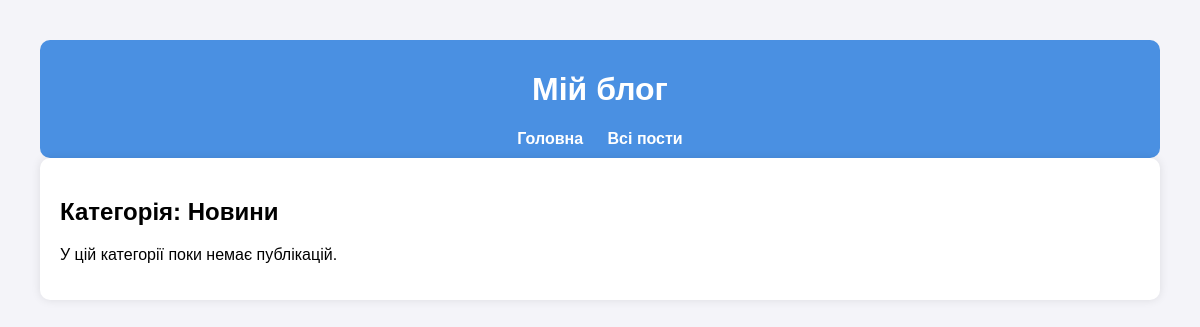
The page /articles/category/1/ on the database as committed earlier.
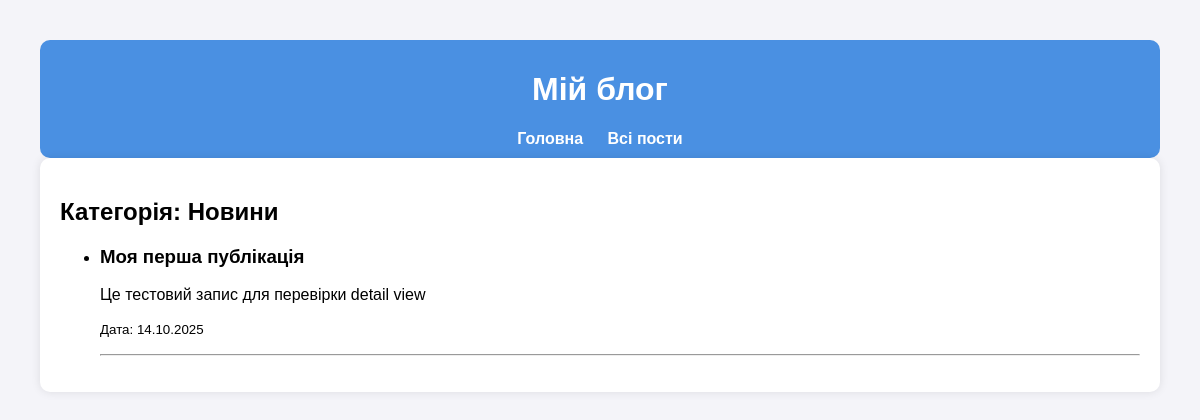
The same page on the database as committed later.
### blog/models.py (models this page shows, shortened)
class Post(models.Model):
    title = models.CharField(max_length=200)
    content = models.TextField()
    category = models.ForeignKey(Category, on_delete=models.CASCADE)
    image = models.ImageField(upload_to='images/', blank=True, null=True)
    created_at = models.DateTimeField(auto_now_add=True)
    slug = models.SlugField(max_length=200, unique=True)

### blog/views.py (the view)
# urls.py: path('articles/category/<int:category_id>/', views.article_category_list, name='article_category_list'),
def article_category_list(request, category_id):
    category = get_object_or_404(Category, id=category_id)
    posts = Post.objects.filter(category=category).order_by('-created_at')
    return render(request, 'article_category_list.html', {'category': category, 'posts': posts})

### blog/templates/article_category_list.html (shortened to what this page needs)
{% extends 'base.html' %}
{% block content %}
<h2>Категорія: {{ category.name }}</h2>
{% if posts %}
    <ul>
        {% for post in posts %}
            <li>
                <h3>{{ post.title }}</h3>
                <p>{{ post.content|truncatewords:25 }}</p>
                <p><small>Дата: {{ post.created_at|date:"d.m.Y" }}</small></p>
                <hr>
            </li>
        {% endfor %}
    </ul>
{% else %}
    <p>У цій категорії поки немає публікацій.</p>
{% endif %}
{% endblock %}

Rows that differ between the two databases and show on the page:
added Post: title "Моя перша публікація", content "Це тестовий запис для перевірки detail view", created_at "14.10.2025"
Other text that changed with them:
text no longer shown: "У цій категорії поки немає публікацій."
